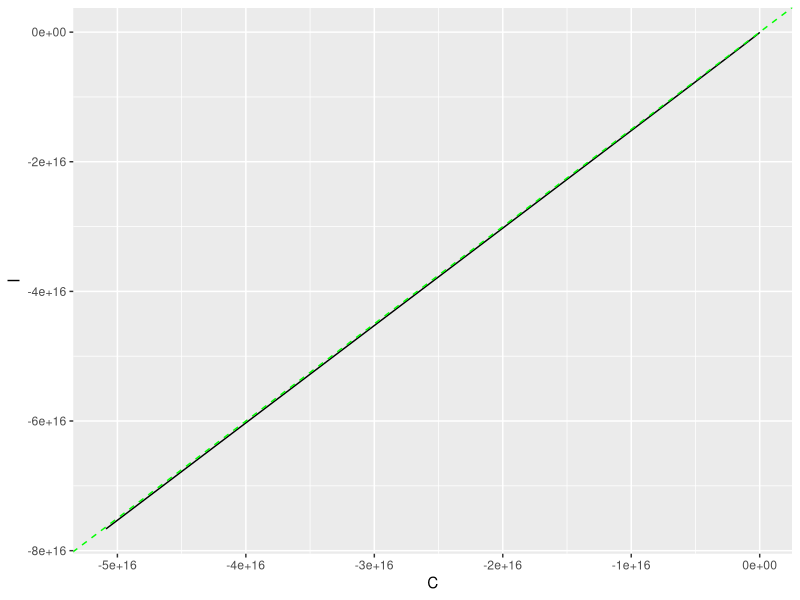

Generate this figure with R:
library(tidyverse)

a <- 0.8
b <- 10000
c <- 3
c(-a*(c+1), 1+a*c)
A <- matrix(c(a, a, (a-1)*c, a*c), nrow=2, byrow = T)
add <- c(b, b*c)
  
move <- function(now) {
  A%*%now + add
}

evolve <- function(x0, n) {
  xs <- matrix(ncol = 2, nrow = n + 1)
  xs[1,] <- x0
  for (i in (2:(n+1))) {
    xs[i,] <- move(xs[i-1,])
  }
  xs <- data.frame(xs)
  colnames(xs) <- c('C', 'I')
  round(xs, 2)
}
evolve(c(1000000, -50000000000000), 10) %>% 
  ggplot(aes(C,I)) +
  geom_path() +
  geom_abline(intercept = 0, 
              slope = 3/2, 
              color = 'green',
              linetype='dashed')





